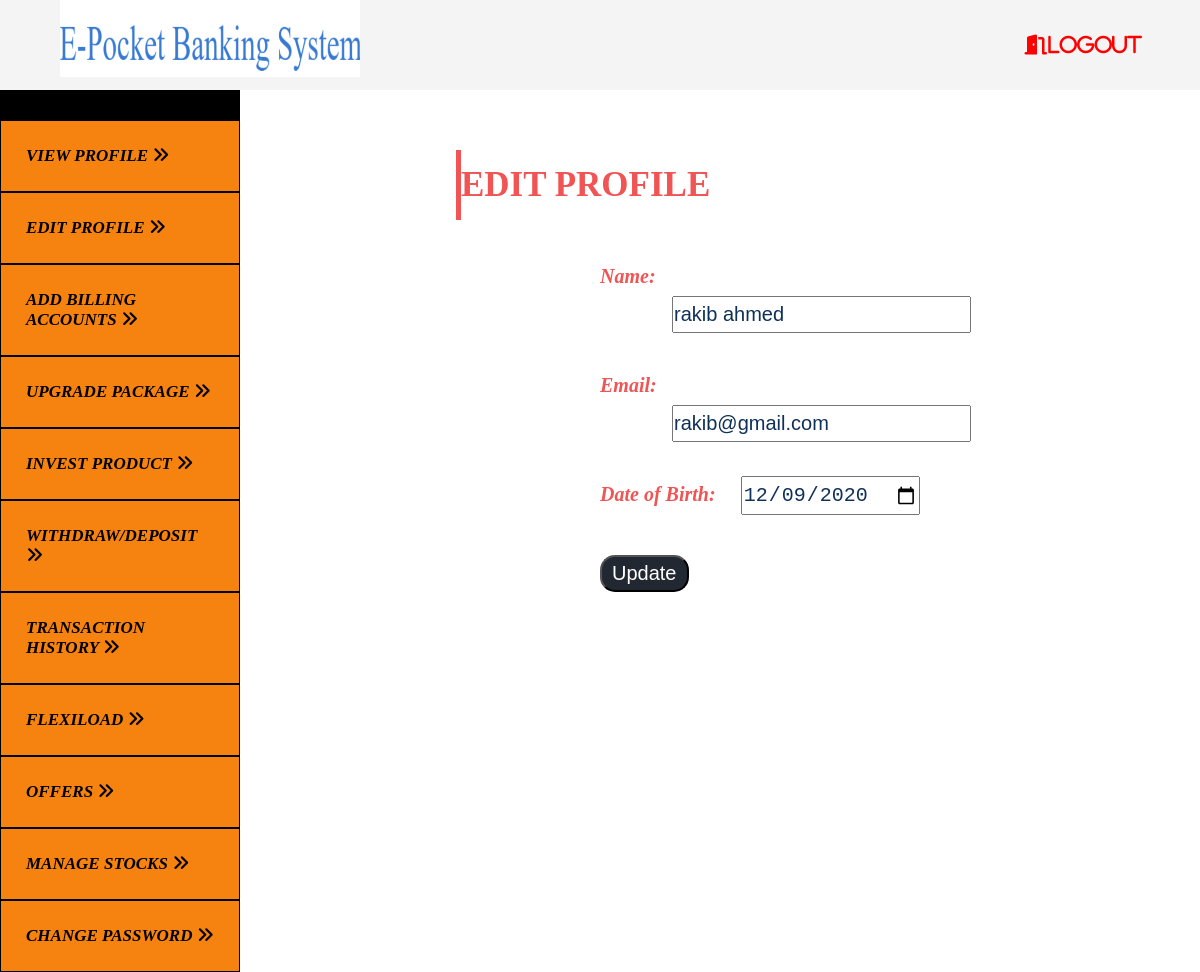
Page /view/edit_client_profile.php (signed in) on the committed database.
### tables this page shows
CREATE TABLE `client` (
  `c_id` int(11) NOT NULL,
  `c_name` varchar(50) NOT NULL,
  `c_password` varchar(50) NOT NULL,
  `c_username` varchar(30) NOT NULL,
  `c_email` varchar(50) NOT NULL,
  `c_gender` varchar(10) NOT NULL,
  `c_dob` date NOT NULL,
  `c_credit` double DEFAULT 0,
  `vouchers` int(11) NOT NULL DEFAULT 0,
  `c_package` varchar(20) NOT NULL DEFAULT 'Basic',
  `c_assigned_manager` varchar(30) NOT NULL,
  `is_blocked` varchar(15) NOT NULL DEFAULT 'false',
  `warning` varchar(10) NOT NULL DEFAULT 'false',
  `markBan` varchar(10) NOT NULL DEFAULT 'false'
);

### models/clientService.php (called while the page is built, shortened)
<?php
function getUserInformation($username){
		$conn = getConnection('localhost', 'root', '', 'e_pocket_system');
		$sql = "select * from client where c_username = '$username'";
		$result = mysqli_query($conn, $sql);
		$userInfo =[];
		while($data = mysqli_fetch_assoc($result)){
			array_push($userInfo, $data);
		}
		return $userInfo;
	}
?>

### view/edit_client_profile.php (the view, shortened to what this page needs)
<?php
    require_once('../models/clientService.php');
    $userInformation = getUserInformation($_COOKIE['username']);
?>
<!DOCTYPE html>
<html lang="en">
<head>
    <link rel="stylesheet" href="../assets/css/client/navigation.css">
    <link rel="stylesheet" href="../assets/css/client/edit.css">
</head>
<body>
    <div class="navbar">
        <div class="nav-logo-section">
            <a href="client_home.php"><img src="../assets/gallery/logo.jpg" alt="Logo" width="300px"></a>
        </div>
        <div class="nav-link-section">
            <ul>
                <li><a href="../php/logout.php"><i class="fas fa-door-open">Logout</i></a></li>
            </ul>
        </div>
    </div>
    <div class="page-navigation">
        <div class="block" style="background-color: black; height: 30px;"></div>
        <a href="view_client_profile.php">View Profile <i class="fas fa-angle-double-right"></i></a>
        <a href="edit_client_profile.php">Edit Profile <i class="fas fa-angle-double-right"></i></a>
        <a href="client_billing_account.php">Add Billing Accounts <i class="fas fa-angle-double-right"></i></a>
        <a href="client_packages.php">Upgrade Package <i class="fas fa-angle-double-right"></i></a>
        <a href="client_products.php">Invest Product <i class="fas fa-angle-double-right"></i></a>
        <a href="client_withdraw_deposit.php">Withdraw/Deposit <i class="fas fa-angle-double-right"></i></a>
        <a href="client_transaction.php">Transaction History <i class="fas fa-angle-double-right"></i></a>
        <a href="client_flexiload.php">Flexiload <i class="fas fa-angle-double-right"></i></a>
        <a href="client_offers.php">Offers <i class="fas fa-angle-double-right"></i></a>
        <a href="client_manage_stock_products.php">Manage Stocks <i class="fas fa-angle-double-right"></i></a>
        <a href="client_change_password.php">Change Password <i class="fas fa-angle-double-right"></i></a>
    </div>
    <div class="page-content">
        <h1>Edit Profile</h1>
        <form>
            <label for="Name">Name:</label><input type="text" name="name" id="username" value="<?=$userInformation[0]['c_name']?>"><br><br>
            <label for="Email">Email:</label><input type="text" name="email" id="useremail" value="<?=$userInformation[0]['c_email']?>"><br><br>
            <label for="dob">Date of Birth:</label><input type="date" name="dob" id="userdob" value="<?=$userInformation[0]['c_dob']?>"><br><br>
            <input type="button" name="submit" id="usersubmit" value="Update" onclick="updateUserInformation()">
        </form>
    </div>
</body>
</html>

### assets/css/client/navigation.css (style rules this page uses)
* { margin: 0; padding: 0; }
.navbar { overflow: hidden; background-color: #f4f4f4; padding: 0 5%; line-height: 2; }
.nav-logo-section { float: left; width: 40% }
.nav-logo-section img { height: 4.8125rem; float: left; }
.nav-link-section { float: left; width: 60%; padding-left: 47%; box-sizing: border-box; }
.nav-link-section ul { list-style: none; }
.nav-link-section ul li { display: inline-block; padding: 1.5625rem; font-size: 1.25rem; }
.nav-link-section ul li a { text-decoration: none; color: red; font-style: italic; font-size: 20px; text-transform: uppercase; }
.page-navigation { width: 20%; background-color: #f6830f; display: inline-block; }
.page-navigation a { display: block; text-decoration: none; padding: 25px; text-transform: uppercase; font-size: 17px; color: black; border: 1px solid black; font-style: oblique; font-weight: bold; }
.page-content { display: inline-block; position: absolute; margin-top: 5%; margin-left: 15%; width: 45%; }

### assets/css/client/edit.css (style rules this page uses)
.page-content { width: 60%; line-height: 2; }
.page-content h1 { margin-left: 5%; font-size: 35px; margin-bottom: 5%; border-left: 5px solid #f05454; text-transform: uppercase; color: #f05454; }
form { width: 50%; margin: auto; }
input[type=button] { padding: 5px 10px; border-radius: 15px; font-size: 20px; background-color: #222831; color: white; }
label { font-size: 20px; font-weight: bold; font-style: oblique; color: #f05454; }
input[type=text] { padding-right: 30px; padding-top: 5px; padding-bottom: 5px; margin-left: 20%; font-size: 20px; color: #0f3057; }
input[type=date] { padding-top: 5px; padding-bottom: 5px; margin-left: 7%; font-size: 20px; color: #0f3057; }

### rows in the picture
client: name "rakib ahmed", email "rakib@gmail.com", dob "12/09/2020"
